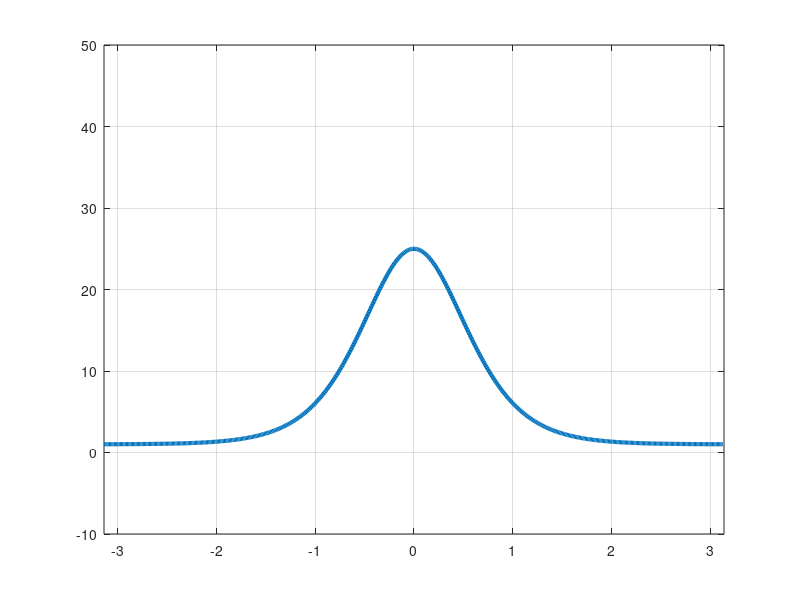

This figure's MATLAB source: (Note: this script raises an error after producing the figure.)
% kdv.m - Solve KdV equation by Fourier spectral/ETDRK4 scheme
% [redacted]
%
% [redacted]
%
% This code solves the Korteweg-de Vries eq. u_t+uu_x+u_xxx=0
% with periodic BCs on [-pi,pi] and initial condition given by
% a pair of solitons.  The curve evolves up to t=0.005 and at
% the end u(x=0) is printed to 6-digit accuracy.  Changing N
% to 384 and h to 2.5e-7 improves this to 10 digits but takes
% four times longer.
% Set up grid and two-soliton initial data:
N = 512;
x = (2*pi/N)*(-N/2:N/2-1)';
tf = 0.6;
u0 = zeros(size(x));% may have to switch these
u = u0;
alpha = 25;
beta = 1;
kappa = 1;
speed = (alpha+2*beta)/3
coeff = sqrt((alpha-beta)/(12*kappa))
u0 = beta+(alpha-beta)*sech(coeff*x).^2

%     u = u + 3*A^2*sech(.5*(A*(x+rand*2))).^2;
% u = u + 3*A^2*sech(.5*(A*(x))).^2; %2/24
% % % beta = 1.5;
% % % alpha = 12*beta^2;
% % % speed = 4*beta^1;
% % % u = alpha*sech(beta*(x)).^2;

p = plot(x,u0,'linewidth',3);
axis([-pi pi -10 50]), grid on
% Precompute ETDRK4 scalar quantities (Kassam-Trefethen):
h = 1e-5;                               % time step
k = [0:N/2-1 0 -N/2+1:-1]';             % wave numbers
L = 1i*k.^3;                            % Fourier multipliers
E = exp(h*L); E2 = exp(h*L/2);
M = 64;                                 % no. pts for complex means
r = exp(2i*pi*((1:M)-0.5)/M);           % roots of unity
LR = h*L(:,ones(M,1))+r(ones(N,1),:);
Q  = h*mean(                  (exp(LR/2)-1)./LR   ,2);
f1 = h*mean((-4-LR+exp(LR).*(4-3*LR+LR.^2))./LR.^3,2);
f2 = h*mean(    (4+2*LR+exp(LR).*(-4+2*LR))./LR.^3,2);
f3 = h*mean((-4-3*LR-LR.^2+exp(LR).*(4-LR))./LR.^3,2);
g = -.5i*k;
% Time-stepping by ETDRK4 formula (Cox-Matthews):
set(gcf,'doublebuffer','on')
%disp('press <return> to begin'), pause  % wait for user input
t_stp = 0; step = 0; v = fft(u0); t = t_stp;
while t_stp+h/2 < tf
    step = step+1;
    t_stp = t_stp+h;
    %     tsave = [tsave,t];
    Nv = g.*fft(real(ifft(v)).^2);
    a = E2.*v+Q.*Nv;        Na = g.*fft(real(ifft(a)).^2);
    b = E2.*v+Q.*Na;        Nb = g.*fft(real(ifft(b)).^2);
    c = E2.*a+Q.*(2*Nb-Nv); Nc = g.*fft(real(ifft(c)).^2);
    v = E.*v+(Nv.*f1+(Na+Nb).*f2+Nc.*f3);
    u0 = real(ifft(v));
%     usave = [usave,u];
    if mod(step,100)==0
        t = [t,t_stp];
        u = [u,u0];
        set(p,'ydata',u0)
        title(sprintf('t = %7.5f',t_stp),'fontsize',18), drawnow
    end
end
% text(-2.4,900,sprintf('u(0) = %11.7f',u(N/2+1)),...
%     'fontsize',18,'color','r')

t = t.';

folder = cd;
[folder,~,~] = fileparts(folder);
fname = fullfile(folder, 'kdv.mat');

save(fname, 'x', 't', 'u')